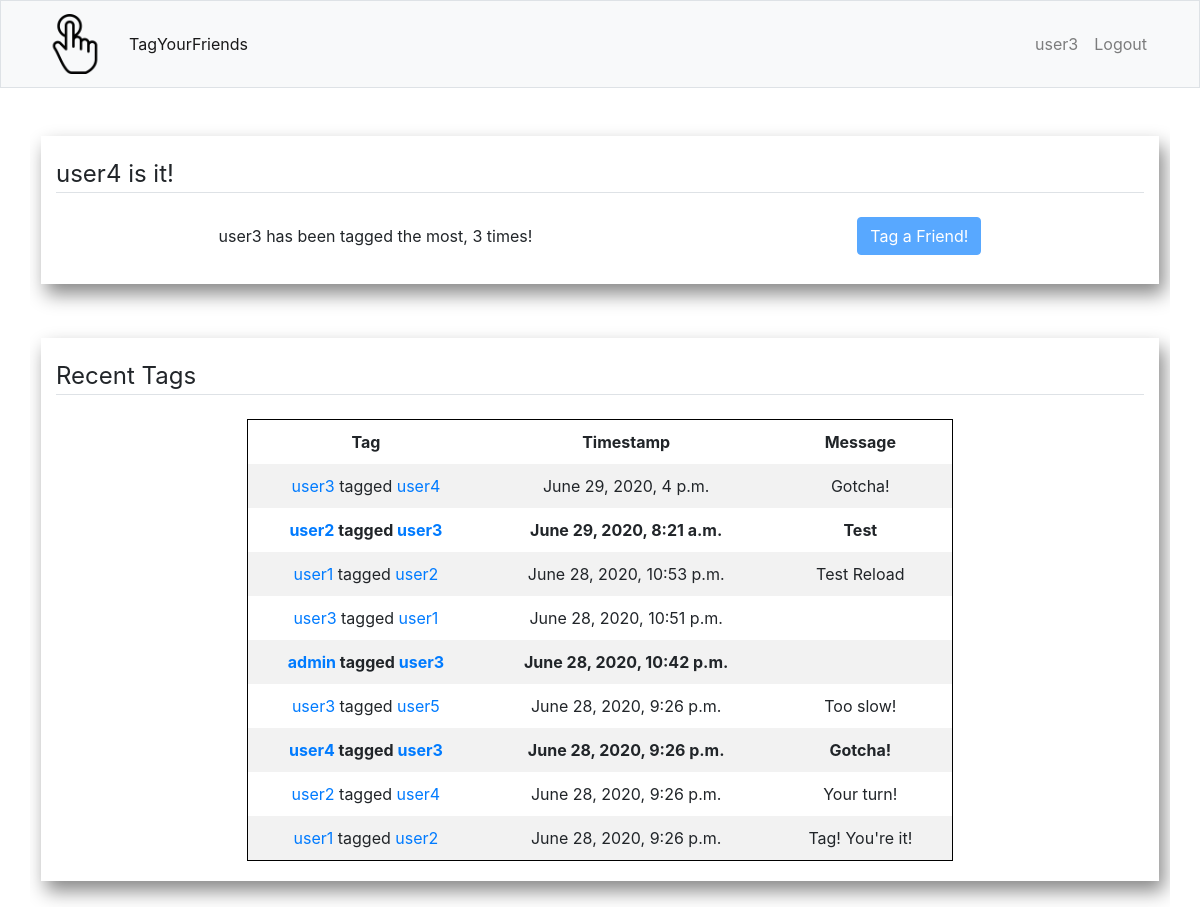
Screenshot of / (signed in) with the database file from the repository.
### tag/models.py (models this page shows, shortened)
class Tag(models.Model):
    fromTag = models.ForeignKey(User, on_delete=models.CASCADE, related_name="tags")
    toTag = models.ForeignKey(User, on_delete=models.CASCADE, related_name="taggedBy")
    message = models.CharField(max_length=256, blank=True)
    timestamp = models.DateTimeField(auto_now_add=True)

### tag/views.py (the view)
# urls.py: path("", views.index, name="index"),
def index(request):
    tagModelForm = TagModelForm(request.user.username, auto_id="tag_%s")
    tags = Tag.objects.all().order_by('-timestamp')[:100]
    if (tags.first() is not None):
        itUser = tags.first().toTag
    mostTaggedObject = Tag.objects.all().values('toTag').annotate(total=Count('toTag')).order_by('-total').first()
    mostTaggedUser = User.objects.get(pk=mostTaggedObject['toTag'])
    context = {
        'tags': tags,
        'itUser': itUser,
        'mostTaggedUser': mostTaggedUser,
        'mostTaggedCount': mostTaggedObject['total'],
        'tagModelForm': tagModelForm,
    }
    return render(request, "tag/index.html", context)

### tag/templates/tag/index.html (shortened to what this page needs)
{% extends "tag/layout.html" %}
{% load crispy_forms_tags %}
{% load tz %}
{% localtime on %}
{% block content %}
    <div class="row">
        <div class="container card-container">
            <legend class="border-bottom mb-4">{{ itUser }} is it!</legend>
            <p>{{ mostTaggedUser }} has been tagged the most, {{ mostTaggedCount }} times!</p>
            <button type="button" id="openTagModal" class="newTagModal btn btn-primary" data-toggle="modal" data-target="#tagModal" disabled=true>
                Tag a Friend!
            </button>
        </div>
    </div>
    <br>
    <div class="row">
        <div class="container card-container">
            <legend class="border-bottom mb-4">Recent Tags</legend>
            <div class="row">
                <div class="col">
                    {% if tags %}
                        <table id="tagsTable">
                            <tr>
                                <th>Tag</th>
                                <th>Timestamp</th>
                                <th>Message</th>
                            </tr>
                            {% for tag in tags %}
                                {% if tag.toTag == user %}
                                    <tr>
                                        <td style="font-weight:bold"><a href="{% url 'user' username=tag.fromTag %}">{{ tag.fromTag }}</a> tagged <a href="{% url 'user' username=tag.toTag %}">{{ tag.toTag }}</a></td>
                                        <td style="font-weight:bold">{{ tag.timestamp }}</td>
                                        <td style="font-weight:bold">{{ tag.message }} </td>
                                    </tr>
                                {% else %}
                                    <tr>
                                        <td><a href="{% url 'user' username=tag.fromTag %}">{{ tag.fromTag }}</a> tagged <a href="{% url 'user' username=tag.toTag %}">{{ tag.toTag }}</a></td>
                                        <td>{{ tag.timestamp }}</td>
                                        <td>{{ tag.message }} </td>
                                    </tr>
                                {% endif %}
                            {% endfor %}
                        </table>
                    {% else %}
                        <p>No tags yet! Tag one of your friends to get things started!</p>
                    {% endif %}
                </div>
            </div>
        </div>
    </div>
{% endblock content %}
{% endlocaltime %}

### tag/templates/tag/layout.html (shortened to what this page needs)
{% load static %}
<!DOCTYPE html>
<html lang="en">
    <head>
        <link rel="stylesheet" href="https://stackpath.bootstrapcdn.com/bootstrap/4.5.0/css/bootstrap.min.css"
>
        <link rel="stylesheet" href="{% static 'style.css' %}">
    </head>
    <body>
        <nav class="navbar navbar-expand-lg navbar-light bg-light border navbar-fixed-top">
            <div class="container">
                <a class="navbar-brand" href="{% url 'index' %}">
                    <img src="{% static 'tagLogo.png' %}" width="60" height="60" alt="TagYourFriends">
                </a>
                <div class="collapse navbar-collapse" id="navbarNavDropdown">
                {% if user.is_authenticated %}
                    <ul class="navbar-nav">
                    <li class="nav-item active">
                        <a class="nav-link" href="{% url 'index' %}">TagYourFriends</a>
                    </li>
                    </ul>
                    <ul class="navbar-nav ml-auto">
                        <li class="nav-item"><a class="nav-link" href="{% url 'user' username=user.username %}">{{ user.username }}</a></li>
                        <li class="nav-item"><a class="nav-link" href="{% url 'logout' %}">Logout</a></li>
                    </ul>
                {% else %}
                    <ul class="navbar-nav ml-auto">
                        <li class="nav-item"><a class="nav-link" href="{% url 'register' %}">Register</a></li>
                        <li id="login_btn" class="nav-item"><a class="nav-link" href="{% url 'login' %}">Login</a></li>
                    </ul>
                {% endif %}
                </div>
            </div>
        </nav>
    </body>
    <main class="container p-3">
        {% block content %}{% endblock %}
    </main>
</html>

### tag/static/style.css (style rules this page uses)
body { padding-top: 100px; }
main { overflow-x: auto; }
table { border-collapse: collapse; border: 1px solid black; width: 100%; }
td,th { padding: 10px; padding-left: 40px; padding-right: 40px; text-align: center; }
tr:nth-child(even) { background-color: #f2f2f2; }
tr:nth-child(odd) { background-color: #FFF; }
.navbar { position: fixed; top: 0; width: 100%; z-index: 1; }
.card-container { display: flex; flex-direction: row; flex-wrap: wrap; justify-content: space-around; align-items: baseline; background-color: #FFF; margin: 10px; margin-top: 20px; padding-bottom: 20px; padding-top: 20px; box-shadow: 5px 10px 18px #888888; }

### rows the page displays
Tag: fromTag "user3", toTag "user4", timestamp "June 29, 2020, 4 p.m.", message "Gotcha!"
Tag: fromTag "user2", toTag "user3", timestamp "June 29, 2020, 8:21 a.m.", message "Test"
Tag: fromTag "user1", toTag "user2", timestamp "June 28, 2020, 10:53 p.m.", message "Test Reload"
Tag: fromTag "user3", toTag "user1", timestamp "June 28, 2020, 10:51 p.m."
Tag: fromTag "admin", toTag "user3", timestamp "June 28, 2020, 10:42 p.m."
Tag: fromTag "user3", toTag "user5", timestamp "June 28, 2020, 9:26 p.m.", message "Too slow!"
Tag: fromTag "user4", toTag "user3", timestamp "June 28, 2020, 9:26 p.m.", message "Gotcha!"
Tag: fromTag "user2", toTag "user4", timestamp "June 28, 2020, 9:26 p.m.", message "Your turn!"
Tag: fromTag "user1", toTag "user2", timestamp "June 28, 2020, 9:26 p.m.", message "Tag! You're it!"

### other values shown
{{ user.username }} "user3"
{{ itUser }} "user4"
{{ mostTaggedUser }} "user3"
{{ mostTaggedCount }} "3"
